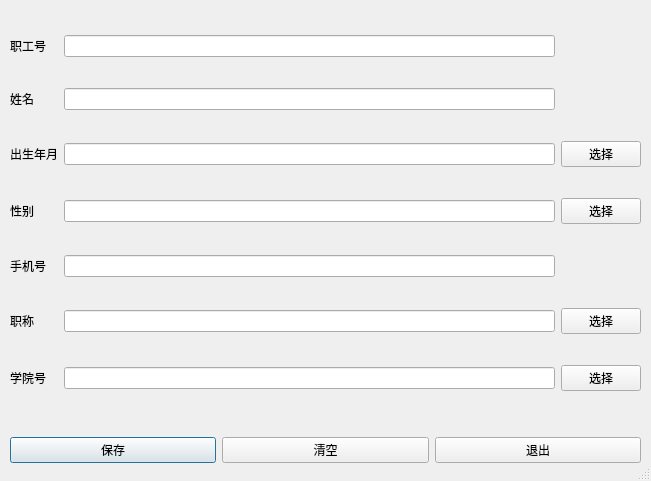
<?xml version="1.0" encoding="UTF-8"?>
<ui version="4.0">
 <class>Dialog</class>
 <widget class="QDialog" name="Dialog">
  <property name="geometry">
   <rect>
    <x>0</x>
    <y>0</y>
    <width>651</width>
    <height>481</height>
   </rect>
  </property>
  <property name="windowTitle">
   <string>教师信息</string>
  </property>
  <property name="sizeGripEnabled">
   <bool>true</bool>
  </property>
  <widget class="QWidget" name="horizontalLayoutWidget">
   <property name="geometry">
    <rect>
     <x>10</x>
     <y>430</y>
     <width>631</width>
     <height>41</height>
    </rect>
   </property>
   <layout class="QHBoxLayout" name="horizontalLayout">
    <item>
     <widget class="QPushButton" name="pushButton_3">
      <property name="text">
       <string>保存</string>
      </property>
     </widget>
    </item>
    <item>
     <widget class="QPushButton" name="pushButton_2">
      <property name="text">
       <string>清空</string>
      </property>
     </widget>
    </item>
    <item>
     <widget class="QPushButton" name="pushButton">
      <property name="text">
       <string>退出</string>
      </property>
     </widget>
    </item>
   </layout>
  </widget>
  <widget class="QWidget" name="gridLayoutWidget">
   <property name="geometry">
    <rect>
     <x>10</x>
     <y>10</y>
     <width>631</width>
     <height>411</height>
    </rect>
   </property>
   <layout class="QGridLayout" name="gridLayout">
    <item row="1" column="2">
     <widget class="QLineEdit" name="lineEdit_2"/>
    </item>
    <item row="5" column="3">
     <widget class="QPushButton" name="pushButton_6">
      <property name="text">
       <string>选择</string>
      </property>
     </widget>
    </item>
    <item row="0" column="1">
     <widget class="QLabel" name="label">
      <property name="text">
       <string>职工号</string>
      </property>
     </widget>
    </item>
    <item row="3" column="2">
     <widget class="QLineEdit" name="lineEdit_4">
      <property name="readOnly">
       <bool>true</bool>
      </property>
     </widget>
    </item>
    <item row="0" column="2">
     <widget class="QLineEdit" name="lineEdit"/>
    </item>
    <item row="1" column="1">
     <widget class="QLabel" name="label_2">
      <property name="text">
       <string>姓名</string>
      </property>
     </widget>
    </item>
    <item row="2" column="3">
     <widget class="QPushButton" name="pushButton_4">
      <property name="text">
       <string>选择</string>
      </property>
     </widget>
    </item>
    <item row="3" column="3">
     <widget class="QPushButton" name="pushButton_5">
      <property name="text">
       <string>选择</string>
      </property>
     </widget>
    </item>
    <item row="5" column="2">
     <widget class="QLineEdit" name="lineEdit_6">
      <property name="readOnly">
       <bool>true</bool>
      </property>
     </widget>
    </item>
    <item row="4" column="1">
     <widget class="QLabel" name="label_5">
      <property name="text">
       <string>手机号</string>
      </property>
     </widget>
    </item>
    <item row="6" column="1">
     <widget class="QLabel" name="label_7">
      <property name="text">
       <string>学院号</string>
      </property>
     </widget>
    </item>
    <item row="5" column="1">
     <widget class="QLabel" name="label_6">
      <property name="text">
       <string>职称</string>
      </property>
     </widget>
    </item>
    <item row="3" column="1">
     <widget class="QLabel" name="label_4">
      <property name="text">
       <string>性别</string>
      </property>
     </widget>
    </item>
    <item row="2" column="2">
     <widget class="QLineEdit" name="lineEdit_3">
      <property name="readOnly">
       <bool>true</bool>
      </property>
     </widget>
    </item>
    <item row="4" column="2">
     <widget class="QLineEdit" name="lineEdit_5"/>
    </item>
    <item row="6" column="2">
     <widget class="QLineEdit" name="lineEdit_7">
      <property name="readOnly">
       <bool>true</bool>
      </property>
     </widget>
    </item>
    <item row="6" column="3">
     <widget class="QPushButton" name="pushButton_7">
      <property name="text">
       <string>选择</string>
      </property>
     </widget>
    </item>
    <item row="2" column="1">
     <widget class="QLabel" name="label_3">
      <property name="text">
       <string>出生年月</string>
      </property>
     </widget>
    </item>
   </layout>
  </widget>
 </widget>
 <resources/>
 <connections>
  <connection>
   <sender>pushButton</sender>
   <signal>clicked()</signal>
   <receiver>Dialog</receiver>
   <slot>close()</slot>
   <hints>
    <hint type="sourcelabel">
     <x>522</x>
     <y>431</y>
    </hint>
    <hint type="destinationlabel">
     <x>522</x>
     <y>403</y>
    </hint>
   </hints>
  </connection>
 </connections>
</ui>
